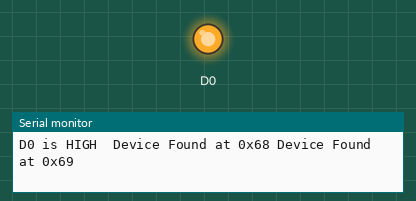
A sketch run on a simulated ESP8266 (NodeMCU). Parts: output pins drawn as LEDs (lit = HIGH), the last lines printed to the serial monitor.

Above: at 0.5 s.
At 3.5 s:
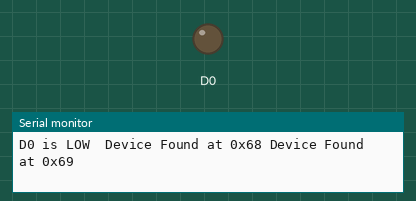
Timing chart, 0 to 7.8 s (numbered marks = the images above):
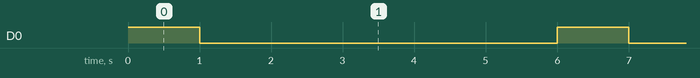

The sketch:

GY521_dyn_addr.ino
```cpp
#include <Wire.h>

const int MPU_addr=0x68;  // I2C address of the MPU-6050
const int MPU_addr2=0x69; // Second I2C address of the MPU-6050

void setup() {
  pinMode(D0,OUTPUT);

  Wire.begin();
  Serial.begin(115200);
}

void loop() {


  digitalWrite(D0,HIGH);
  Serial.print("D0 is HIGH ");
  check_I2c(MPU_addr);
  check_I2c(MPU_addr2);
  Serial.println(" ");

  delay(1000);  // Wait 1 second, change address then scan

  digitalWrite(D0,LOW);
  Serial.print("D0 is LOW ");
  check_I2c(MPU_addr);
  check_I2c(MPU_addr2);
  Serial.println(" ");


  delay(5000);  // Wait 5 seconds and scan again
}


byte check_I2c(byte addr){
   // We are using the return value of
  // the Write.endTransmisstion to see if
  // a device did acknowledge to the address.
  byte error;
  Wire.beginTransmission(addr);
  error = Wire.endTransmission();

  if (error == 0)
    {
      Serial.print(" Device Found at 0x");
      Serial.print(addr,HEX);
    }
  else
    {
      Serial.print(" No Device Found at 0x");
      Serial.print(addr,HEX);
    }
  return error;
  }
```

Measured:
- by itself, D0: alternates HIGH for 1.0 s and LOW for 5.0 s
